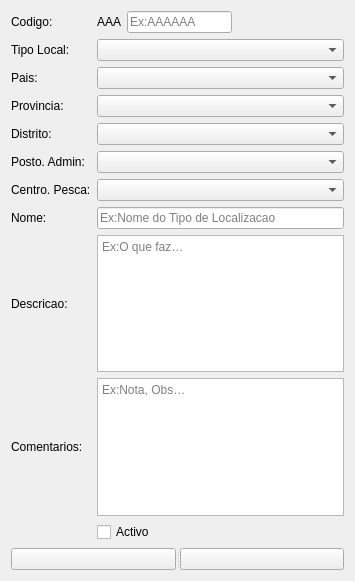
<?xml version="1.0" encoding="UTF-8"?>
<ui version="4.0">
 <class>Form</class>
 <widget class="QWidget" name="Form">
  <property name="geometry">
   <rect>
    <x>0</x>
    <y>0</y>
    <width>355</width>
    <height>581</height>
   </rect>
  </property>
  <property name="maximumSize">
   <size>
    <width>16777215</width>
    <height>16777210</height>
   </size>
  </property>
  <property name="windowTitle">
   <string>Geometric</string>
  </property>
  <layout class="QGridLayout" name="gridLayout">
   <item row="5" column="0">
    <widget class="QLabel" name="label_9">
     <property name="text">
      <string>Provincia:</string>
     </property>
    </widget>
   </item>
   <item row="11" column="0">
    <widget class="QLabel" name="label_4">
     <property name="text">
      <string>Descricao:</string>
     </property>
    </widget>
   </item>
   <item row="0" column="0">
    <widget class="QLabel" name="label">
     <property name="text">
      <string>Codigo:</string>
     </property>
    </widget>
   </item>
   <item row="11" column="1" colspan="3">
    <widget class="QPlainTextEdit" name="PTEDescricao">
     <property name="placeholderText">
      <string>Ex:O que faz…</string>
     </property>
    </widget>
   </item>
   <item row="8" column="0">
    <widget class="QLabel" name="label_7">
     <property name="text">
      <string>Posto. Admin:</string>
     </property>
    </widget>
   </item>
   <item row="3" column="1" colspan="3">
    <widget class="QComboBox" name="CBTipLocal"/>
   </item>
   <item row="8" column="1" colspan="3">
    <widget class="QComboBox" name="CBPostoAdmin"/>
   </item>
   <item row="6" column="1" colspan="3">
    <widget class="QComboBox" name="CBDistrito"/>
   </item>
   <item row="3" column="0">
    <widget class="QLabel" name="label_2">
     <property name="text">
      <string>Tipo Local:</string>
     </property>
    </widget>
   </item>
   <item row="4" column="1" colspan="3">
    <widget class="QComboBox" name="CBPais"/>
   </item>
   <item row="0" column="3">
    <spacer name="horizontalSpacer">
     <property name="orientation">
      <enum>Qt::Horizontal</enum>
     </property>
     <property name="sizeHint" stdset="0">
      <size>
       <width>40</width>
       <height>20</height>
      </size>
     </property>
    </spacer>
   </item>
   <item row="5" column="1" colspan="3">
    <widget class="QComboBox" name="CBProvincia"/>
   </item>
   <item row="12" column="1" colspan="3">
    <widget class="QPlainTextEdit" name="PTEComentarios">
     <property name="placeholderText">
      <string>Ex:Nota, Obs…</string>
     </property>
    </widget>
   </item>
   <item row="14" column="0" colspan="4">
    <widget class="QSplitter" name="splitter">
     <property name="orientation">
      <enum>Qt::Horizontal</enum>
     </property>
     <widget class="QPushButton" name="PBGuardar">
      <property name="text">
       <string/>
      </property>
      <property name="icon">
       <iconset resource="icons.qrc">
        <normaloff>:/newPrefix/Icons/002-save.png</normaloff>:/newPrefix/Icons/002-save.png</iconset>
      </property>
     </widget>
     <widget class="QPushButton" name="PBCancelar">
      <property name="text">
       <string/>
      </property>
      <property name="icon">
       <iconset resource="icons.qrc">
        <normaloff>:/newPrefix/Icons/003-error.png</normaloff>:/newPrefix/Icons/003-error.png</iconset>
      </property>
     </widget>
    </widget>
   </item>
   <item row="4" column="0">
    <widget class="QLabel" name="label_10">
     <property name="text">
      <string>Pais:</string>
     </property>
    </widget>
   </item>
   <item row="13" column="1" colspan="2">
    <widget class="QCheckBox" name="CHBActivo">
     <property name="text">
      <string>Activo</string>
     </property>
    </widget>
   </item>
   <item row="6" column="0">
    <widget class="QLabel" name="label_8">
     <property name="text">
      <string>Distrito:</string>
     </property>
    </widget>
   </item>
   <item row="10" column="0">
    <widget class="QLabel" name="label_3">
     <property name="text">
      <string>Nome:</string>
     </property>
    </widget>
   </item>
   <item row="12" column="0">
    <widget class="QLabel" name="label_5">
     <property name="text">
      <string>Comentarios:</string>
     </property>
    </widget>
   </item>
   <item row="0" column="2">
    <widget class="QLineEdit" name="LECodigo">
     <property name="maxLength">
      <number>9</number>
     </property>
     <property name="placeholderText">
      <string>Ex:AAAAAA</string>
     </property>
    </widget>
   </item>
   <item row="10" column="1" colspan="3">
    <widget class="QLineEdit" name="LENome">
     <property name="maxLength">
      <number>50</number>
     </property>
     <property name="placeholderText">
      <string>Ex:Nome do Tipo de Localizacao</string>
     </property>
    </widget>
   </item>
   <item row="0" column="1">
    <widget class="QLabel" name="LBid">
     <property name="text">
      <string>AAA</string>
     </property>
    </widget>
   </item>
   <item row="9" column="0">
    <widget class="QLabel" name="label_11">
     <property name="text">
      <string>Centro. Pesca:</string>
     </property>
    </widget>
   </item>
   <item row="9" column="1" colspan="3">
    <widget class="QComboBox" name="CBCentroPesca"/>
   </item>
  </layout>
 </widget>
 <resources>
  <include location="icons.qrc"/>
 </resources>
 <connections/>
</ui>
